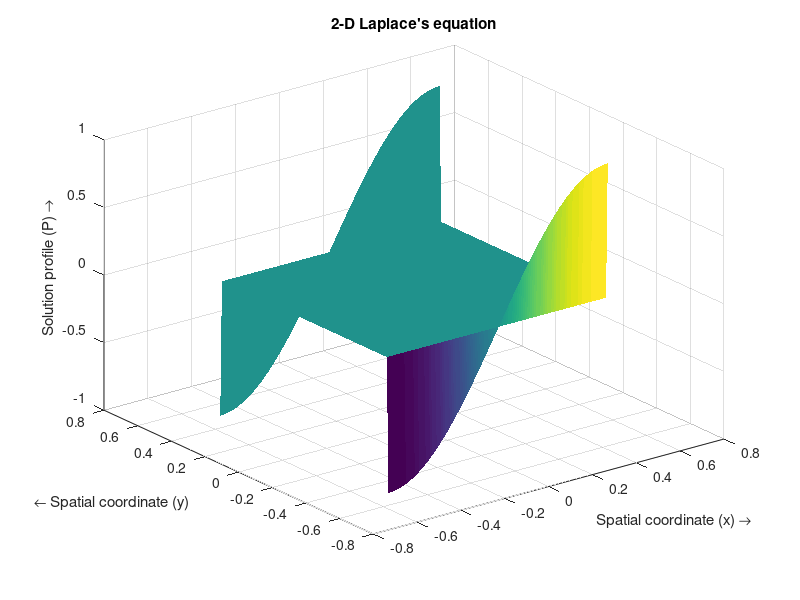

This figure's MATLAB source: (Note: this script raises an error after producing the figure.)
% 2D Laplace Equation

%% 2D Laplace Equation
clear; clc;
L = 1; W = 1;
h = 1e-2; r = 1; k = r*h;

x = -L/2:h:L/2; y = -W/2:k:W/2;

numPoints =(length(x)-1)*(length(y)-1);
maxIter = 10*numPoints;

u = zeros(length(y),length(x),2);

% Setting Boundaries cosine
u(1,:,1) =sin(pi*x/L);
u(end,:,1) = sin(pi*x/L);

% Initialize BC for next iteration
u(:,:,2) = u(:,:,1);

% Create surf plot
s1=surf(x,y,u(:,:,1),'EdgeColor','none');       
shading flat
title('2-D Laplace''s equation');
xlabel('Spatial coordinate (x) \rightarrow')
ylabel('{\leftarrow} Spatial coordinate (y)')
zlabel('Solution profile (P) \rightarrow')

% Loop for iterative solution
for p = 1:maxIter
    for i = 2:length(x)-1
         for j = 2:length(y)-1
              u(i,j,2) = (u(i+1,j,1) + u(i-1,j,1) + u(i,j+1,1) +u(i,j-1,1))/4;     
         end
     end
    
    % Updating the plot every Nth interation
    if mod(p,floor(sqrt(numPoints))) == 0
        s1.ZData = u(:,:,2);
        t1.String = {"Interation: " + p;...
            "Error: " + compose("%5.2e",err)};
        drawnow
    end

    %Stopping Condition???
    deltaU = abs(u(i,j,2) - u(i,j,1));
    err = deltaU;
   
    if err  < 1e-10
        break;
    else
        u(:,:,1) = u(:,:,2);
    end
end

